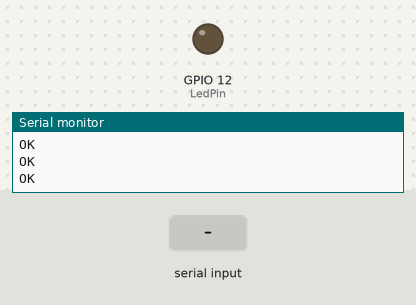
Bench run of a sketch on a simulated ESP32. On the bench: output pins drawn as LEDs (lit = HIGH), the last lines printed to the serial monitor. Inputs (shaded band) come from the test bench. The modem accepts every AT command (registered, SIM ready, sends succeed) and sends nothing else; pins used as bus, display or sensor lines are not drawn.

Above: at 6.2 s.
6.3 s: "*" received over the second serial link
At 6.8 s:
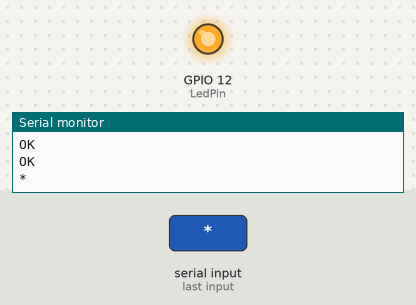
7.8 s: "#" received over the second serial link
At 9.2 s:
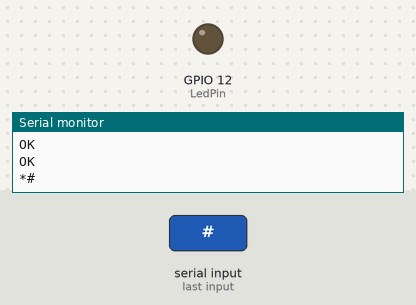
Timing chart, 0 to 10.8 s (numbered marks = the images above; inputs shaded):
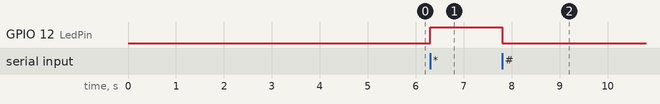

Measured:
- after the input at 6.3 s, GPIO 12 (LedPin): LOW → HIGH at once
- after the input at 7.8 s, GPIO 12 (LedPin): HIGH → LOW at once

The sketch:

gsm.ino
```cpp
#include <HardwareSerial.h>

#define RX_PIN 26
#define TX_PIN 27
#define LedPin 12
#define ModemPower 23

HardwareSerial gsmSerial(1);

void setup()
{
  Serial.begin(115200);
  while (!Serial) {} // Bekleme

  pinMode(ModemPower, OUTPUT);
  digitalWrite(ModemPower, HIGH); // Modem güç kaynağını etkinleştir
  pinMode(LedPin, OUTPUT);
  digitalWrite(LedPin, LOW);

  gsmSerial.begin(9600, SERIAL_8N1, RX_PIN, TX_PIN);
  delay(1000);
  gsmSerial.println("AT");
  delay(1000);
  gsmSerial.println("AT+CLIP=1"); // Gelen çağrı numarasını ekrana yazdır
  delay(1000);
  gsmSerial.println("AT+CPAS=2"); // Otomatik çağrı kabul (2 saniye sonra açıyor direkt açmak için ATA)
  delay(1000);
  gsmSerial.println("AT+DDET=1"); // DTMF ton algılama özelliğini etkinleştir
  delay(1000);
  gsmSerial.println("+DTMF: 2");


}

void loop()
{


  while (gsmSerial.available())
  {
    char c = gsmSerial.read();
    Serial.write(c);
    if (c == '*')
    {
      digitalWrite(LedPin, HIGH); // Ledi yak
    }
    if (c == '#')
    {
      digitalWrite(LedPin, LOW); // Ledi söndür
    }
  }
}
```
